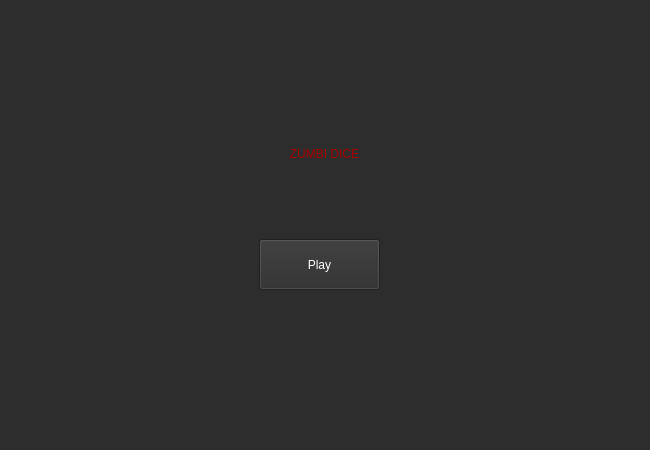
<?xml version="1.0" encoding="UTF-8"?>
<ui version="4.0">
 <class>MainWindow</class>
 <widget class="QMainWindow" name="MainWindow">
  <property name="geometry">
   <rect>
    <x>0</x>
    <y>0</y>
    <width>650</width>
    <height>450</height>
   </rect>
  </property>
  <property name="windowTitle">
   <string>ZumbiDice</string>
  </property>
  <property name="styleSheet">
   <string notr="true">background-color: rgb(45, 45, 45);</string>
  </property>
  <widget class="QWidget" name="centralwidget">
   <widget class="QStackedWidget" name="stackedWidget">
    <property name="geometry">
     <rect>
      <x>9</x>
      <y>9</y>
      <width>631</width>
      <height>431</height>
     </rect>
    </property>
    <property name="currentIndex">
     <number>0</number>
    </property>
    <widget class="QWidget" name="page_1">
     <widget class="QLabel" name="label">
      <property name="geometry">
       <rect>
        <x>50</x>
        <y>100</y>
        <width>531</width>
        <height>91</height>
       </rect>
      </property>
      <property name="styleSheet">
       <string notr="true">color: rgb(170, 0, 0);
font: 66pt &quot;Showcard Gothic&quot;;</string>
      </property>
      <property name="text">
       <string>&lt;html&gt;&lt;head/&gt;&lt;body&gt;&lt;p align=&quot;center&quot;&gt;ZUMBI DICE&lt;/p&gt;&lt;/body&gt;&lt;/html&gt;</string>
      </property>
     </widget>
     <widget class="QPushButton" name="btnJogar">
      <property name="geometry">
       <rect>
        <x>250</x>
        <y>230</y>
        <width>121</width>
        <height>51</height>
       </rect>
      </property>
      <property name="styleSheet">
       <string notr="true">color: rgb(255, 255, 255);
font: 32pt &quot;Chiller&quot;;</string>
      </property>
      <property name="text">
       <string>Play</string>
      </property>
     </widget>
    </widget>
    <widget class="QWidget" name="page_2">
     <widget class="QSpinBox" name="numJogadores">
      <property name="geometry">
       <rect>
        <x>260</x>
        <y>220</y>
        <width>131</width>
        <height>51</height>
       </rect>
      </property>
      <property name="styleSheet">
       <string notr="true">font: 24pt &quot;Chiller&quot;;
color: rgb(255, 255, 255);</string>
      </property>
     </widget>
     <widget class="QLabel" name="label_3">
      <property name="geometry">
       <rect>
        <x>70</x>
        <y>150</y>
        <width>531</width>
        <height>51</height>
       </rect>
      </property>
      <property name="styleSheet">
       <string notr="true">color: rgb(85, 170, 255);
font: 32pt &quot;Chiller&quot;;</string>
      </property>
      <property name="text">
       <string>&lt;html&gt;&lt;head/&gt;&lt;body&gt;&lt;p align=&quot;center&quot;&gt;Quantos jogadores vão jogar?&lt;/p&gt;&lt;/body&gt;&lt;/html&gt;</string>
      </property>
     </widget>
     <widget class="QLabel" name="label_4">
      <property name="geometry">
       <rect>
        <x>70</x>
        <y>30</y>
        <width>531</width>
        <height>91</height>
       </rect>
      </property>
      <property name="styleSheet">
       <string notr="true">color: rgb(170, 0, 0);
font: 36pt &quot;Showcard Gothic&quot;;</string>
      </property>
      <property name="text">
       <string>&lt;html&gt;&lt;head/&gt;&lt;body&gt;&lt;p align=&quot;center&quot;&gt;ZUMBI DICE&lt;/p&gt;&lt;/body&gt;&lt;/html&gt;</string>
      </property>
     </widget>
     <widget class="QLabel" name="infoInicio">
      <property name="geometry">
       <rect>
        <x>6</x>
        <y>362</y>
        <width>611</width>
        <height>41</height>
       </rect>
      </property>
      <property name="styleSheet">
       <string notr="true">color: rgb(170, 0, 0);
font: 32pt &quot;Chiller&quot;;</string>
      </property>
      <property name="text">
       <string/>
      </property>
     </widget>
     <widget class="QPushButton" name="btnIniciar">
      <property name="geometry">
       <rect>
        <x>260</x>
        <y>290</y>
        <width>131</width>
        <height>51</height>
       </rect>
      </property>
      <property name="styleSheet">
       <string notr="true">color: rgb(255, 255, 255);
font: 32pt &quot;Chiller&quot;;</string>
      </property>
      <property name="text">
       <string>Iniciar</string>
      </property>
     </widget>
    </widget>
    <widget class="QWidget" name="page_3">
     <widget class="QLabel" name="label_6">
      <property name="geometry">
       <rect>
        <x>-4</x>
        <y>10</y>
        <width>631</width>
        <height>71</height>
       </rect>
      </property>
      <property name="styleSheet">
       <string notr="true">color: rgb(170, 0, 0);
font: 42pt &quot;Chiller&quot;;</string>
      </property>
      <property name="text">
       <string>&lt;html&gt;&lt;head/&gt;&lt;body&gt;&lt;p align=&quot;center&quot;&gt;Lista Jogadores&lt;/p&gt;&lt;/body&gt;&lt;/html&gt;</string>
      </property>
     </widget>
     <widget class="QListWidget" name="listaJogadores">
      <property name="geometry">
       <rect>
        <x>0</x>
        <y>90</y>
        <width>631</width>
        <height>341</height>
       </rect>
      </property>
      <property name="styleSheet">
       <string notr="true">color: rgb(85, 170, 255);
font: 32pt &quot;Chiller&quot;;</string>
      </property>
     </widget>
    </widget>
    <widget class="QWidget" name="page_4">
     <widget class="QPushButton" name="btnJogarDados">
      <property name="geometry">
       <rect>
        <x>20</x>
        <y>320</y>
        <width>181</width>
        <height>41</height>
       </rect>
      </property>
      <property name="styleSheet">
       <string notr="true">color: rgb(85, 170, 255);
font: 24pt &quot;Chiller&quot;;</string>
      </property>
      <property name="text">
       <string>Jogar Dados</string>
      </property>
     </widget>
     <widget class="QPushButton" name="btnFinalizerTurno">
      <property name="geometry">
       <rect>
        <x>220</x>
        <y>320</y>
        <width>181</width>
        <height>41</height>
       </rect>
      </property>
      <property name="styleSheet">
       <string notr="true">color: rgb(85, 170, 255);
font: 24pt &quot;Chiller&quot;;</string>
      </property>
      <property name="text">
       <string>Finalizar Turno</string>
      </property>
     </widget>
     <widget class="QListView" name="infoJogadorAtual">
      <property name="geometry">
       <rect>
        <x>410</x>
        <y>30</y>
        <width>211</width>
        <height>201</height>
       </rect>
      </property>
     </widget>
     <widget class="QPushButton" name="btnSair">
      <property name="geometry">
       <rect>
        <x>420</x>
        <y>320</y>
        <width>181</width>
        <height>41</height>
       </rect>
      </property>
      <property name="styleSheet">
       <string notr="true">color: rgb(255, 255, 255);
font: 24pt &quot;Chiller&quot;;</string>
      </property>
      <property name="text">
       <string>Sair</string>
      </property>
     </widget>
     <widget class="QLabel" name="listaDados">
      <property name="geometry">
       <rect>
        <x>20</x>
        <y>40</y>
        <width>361</width>
        <height>181</height>
       </rect>
      </property>
      <property name="styleSheet">
       <string notr="true">color: rgb(170, 0, 0);
font: 24pt &quot;Chiller&quot;;</string>
      </property>
      <property name="text">
       <string/>
      </property>
     </widget>
    </widget>
   </widget>
  </widget>
 </widget>
 <resources/>
 <connections/>
</ui>
